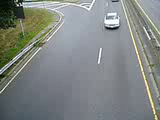
#> input picture frame 12 of Computer_Vision/data/traffic.mp4, 160 x 120 px
$ jupyter execute --allow-errors 10_video_processing.ipynb
#> lines starting #> are read from the running program, lines starting #| are printed output that depends on the picture; after the words box and inside, x2 and y2 are one past the last pixel; in counts of white or black regions, pixels touching at a corner belong together
#> further down, frame is the input picture: shape (120, 160, 3); mean B, G, R 131, 133.9, 128.7
# Computer vision - Week_10 - Video processing

[cell 1]
import time, numpy as np
import matplotlib.pyplot as plt
import matplotlib.patches as patches
# from skimage import draw
from IPython import display
from skimage import morphology
# from IPython.display import Video
from skimage.color import rgb2gray
import skimage
from skimage.measure import label
# from skimage.measure import regionprops
import cv2

plt.rc('font', **{'family' : 'DejaVu Sans', 'weight' : 'normal'})
plt.rcParams['font.size'] = 18

## How to work video

cv2.VideoCapture is a class in the OpenCV library that provides a convenient interface for capturing video streams, either from a video file or a live camera feed. It is commonly used in computer vision and image processing applications for tasks such as video analysis, object tracking, and real-time image processing.

**Methods**:
1. read() method:
The read() method reads the next frame from the video source.
It returns a boolean value (True if a frame is successfully read, False otherwise) and the actual frame.
Example:
`ret, frame = cap.read()`
2. get(propId) method:
The get method is used to retrieve various properties of the video capture, such as frame width, frame height, frames per second (fps), etc.
It takes a property identifier (propId) as an argument, and returns the corresponding property value.
Example:
`frame_width = int(cap.get(cv2.CAP_PROP_FRAME_WIDTH))`
3. set(propId, value) method:
The set method is used to set the value of a specific property.
It takes a property identifier (propId) and the desired value.
Example:
`cap.set(cv2.CAP_PROP_POS_FRAMES, 30)`
4. release() method:
The release() method is used to release the video capture object and close the associated video source (file or camera).

[cell 2]
# Uncomment and use one of the following lines to choose the video source:

# Use a pre-recorded video file (replace "data/traffic.mp4" with the path to your video file)
cap = cv2.VideoCapture('data/traffic.mp4')

# Use the built-in camera (0 represents the default camera)
# cap = cv2.VideoCapture(0)

# If you're a Mac user with an iPhone, you might want to use the second camera (1 represents the second camera)
# cap = cv2.VideoCapture(1)

### Get video information

List of possible info you can get from VideoCapture.

cv2.CAP_PROP_POS_MSEC: Current position of the video file in milliseconds.
cv2.CAP_PROP_POS_FRAMES: Index of the next frame to be captured.
cv2.CAP_PROP_POS_AVI_RATIO: Relative position of the video file (0 for the start, 1 for the end).
cv2.CAP_PROP_FRAME_WIDTH: Width of the frames in the video.
cv2.CAP_PROP_FRAME_HEIGHT: Height of the frames in the video.
cv2.CAP_PROP_FPS: Frames per second in the video.
cv2.CAP_PROP_FOURCC: 4-character code of codec.
cv2.CAP_PROP_FRAME_COUNT: Total number of frames in the video.
cv2.CAP_PROP_BRIGHTNESS: Brightness of the image (only for cameras).
cv2.CAP_PROP_CONTRAST: Contrast of the image (only for cameras).
cv2.CAP_PROP_SATURATION: Saturation of the image (only for cameras).
cv2.CAP_PROP_HUE: Hue of the image (only for cameras).
cv2.CAP_PROP_GAIN: Gain of the image (only for cameras).
cv2.CAP_PROP_EXPOSURE: Exposure of the image (only for cameras).

[cell 3]
# Get the frame width of the video
frame_width = int(cap.get(cv2.CAP_PROP_FRAME_WIDTH))

# Get the frame height of the video
frame_height = int(cap.get(cv2.CAP_PROP_FRAME_HEIGHT))

# Get the total number of frames in the video
length = int(cap.get(cv2.CAP_PROP_FRAME_COUNT))

# Get the frames per second (fps) of the video
fps = cap.get(cv2.CAP_PROP_FPS)

# Print the obtained video properties
print("Frame width:", frame_width)
print("Frame height:", frame_height)
print("Length (frames count):", length)
print("Frames per second:", fps)

### Video preview
#### In jupyter notebook

#> (a cell that did not finish here is left out)

#### In OS window

[cell 5]
# Check if the video capture object is successfully opened
if not cap.isOpened():
    print("Error: Could not open video file.")
    exit()

# Get the frames per second (fps) of the video
fps = cap.get(cv2.CAP_PROP_FPS)

# Create a window to display the frames
cv2.namedWindow('Video Preview', cv2.WINDOW_NORMAL)

while True:
    # Read a frame from the video
    ret, frame = cap.read()
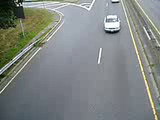
#> input picture frame 13 of Computer_Vision/data/traffic.mp4, 160 x 120 px
#> frame is the input picture: shape (120, 160, 3); mean B, G, R 131.1, 133.9, 128.8

    # If the frame is not read successfully, break the loop
    if not ret:
        break

    # Display the frame
    cv2.imshow('Video Preview', frame)

    # Exit if the 'Esc' key is pressed
    if cv2.waitKey(int(1000 / fps)) & 0xFF == 27:
        # cap.release()
        # cv2.destroyAllWSindows()
#> (key q is pressed here)
        break

# Release the video capture object and close the window
# cap.release()
cv2.destroyAllWindows()

[cell 6]
# Clear Video capture
cap.release()

#### Support function for both types

[cell 7]
# Add text overlay into video frame
def add_text_to_frame(frame, text, position=(30, 30), font=cv2.FONT_HERSHEY_SIMPLEX, font_scale=0.3, color=(0, 255, 0), thickness=1):
    """
    Add text to a frame.

    Parameters:
    - frame (numpy.ndarray): Input frame.
    - text (str): Text to be added to the frame.
    - position (tuple): Position of the text (x, y).
    - font (int): Font type.
    - font_scale (float): Font scale.
    - color (tuple): Text color (B, G, R).
    - thickness (int): Text thickness.

    Returns:
    - numpy.ndarray: Frame with added text.
    """
#> called with text = 'FRAME: 0', position = (5, 10), font = 0, font_scale = 0.3, color = (0, 255, 0), thickness = 1
    frame_with_text = frame.copy()
    cv2.putText(frame_with_text, text, position, font, font_scale, color, thickness)
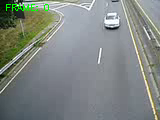
#> frame_with_text: shape (120, 160, 3); 0.55% of pixels changed, all inside (x1, y1, x2, y2) = (6, 4, 49, 11)
    return frame_with_text

[cell 8]
def preview_video(capture_path, env='window', info=True):
    """
    Preview a video from the specified capture path.

    Parameters:
    - capture_path (str): Path to the video file.
    - env (str): Environment for preview. Possible values: 'window' or 'jupyter'.

    Returns:
    - None
    """
    # Open the video capture object
    cap = cv2.VideoCapture(capture_path)
    frame_width = int(cap.get(cv2.CAP_PROP_FRAME_WIDTH))
    frame_height = int(cap.get(cv2.CAP_PROP_FRAME_HEIGHT))
    length = int(cap.get(cv2.CAP_PROP_FRAME_COUNT))
    fps = cap.get(cv2.CAP_PROP_FPS)

    print("Frame width:", frame_width)
    print("Frame height:", frame_height)
    print("Length (frames count):", length)
    print("Frames per second:", fps)

    # Check if the video capture object is successfully opened
    if not cap.isOpened():
        print("Error: Could not open video file.")
        exit()

    # Get the frames per second (fps) of the video
    fps = cap.get(cv2.CAP_PROP_FPS)

    frame_index = 0  # Variable to keep track of the current frame index

    if env == 'window':
        # Create a window to display the frames
        cv2.namedWindow('Video Preview', cv2.WINDOW_NORMAL)

        while True:
            # Read a frame from the video
            ret, frame = cap.read()

            # If the frame is not read successfully, break the loop
            if not ret:
                break
            if info:
                frame = add_text_to_frame(frame, "FRAME: {}".format(frame_index), position=(5,10))

            # Display the frame
            cv2.imshow('Video Preview', frame)


            # Increment the frame index
            frame_index += 1

            # Exit if the 'Esc' key is pressed
            if cv2.waitKey(int(1000 / fps)) & 0xFF == 27:
#> (key q is pressed here)
                break

        # Release the video capture object and close the window
        cap.release()
        cv2.destroyAllWindows()

    elif env == 'jupyter':
        while cap.isOpened():
            ret, frame = cap.read()

            # If the frame is not read successfully, break the loop
            if not ret:
                break

            # Display the frame index
            # print("Frame Index:", frame_index)
            if info:
                frame = add_text_to_frame(frame, "FRAME: {}".format(frame_index), position=(5,10))
            plt.imshow(frame)
            plt.draw()
            display.clear_output(wait=True)
            display.display(plt.gcf())
            time.sleep(0.01)

            # Increment the frame index
            frame_index += 1

    else:
        print("Error: Invalid environment. Supported values are 'window' or 'jupyter'.")
        exit()

[cell 9]
# Example usage:
# Specify the path to your video file and the desired environment ('window' or 'jupyter')
video_path = 'data/traffic.mp4'
# preview_video(0, env='window')
preview_video(video_path, env='window')

[cell 10]
cap.release()

## Object detection
Introducing our image analysis solution! In this demonstration, we've crafted a powerful function designed to detect dynamic changes within images. The methodology involves subtracting frames containing objects, such as cars, from a background frame, revealing the distinct differences that represent the objects of interest.

This innovative approach is particularly useful for identifying moving objects in a video stream, providing a foundation for tasks like object tracking or anomaly detection. While the function can be applied iteratively across frames for real-time applications, this implementation example focuses on a single iteration for clarity and ease of understanding.

Unlock the potential of image differencing and witness the seamless extraction of objects from their surroundings. Dive into the realm of computer vision with our solution, where subtle variations between frames pave the way for robust object detection and analysis.
### Define specific frames

[cell 11]
cap = cv2.VideoCapture('data/traffic.mp4')

# Set the position of the video capture to frame 119 (change the frame number accordingly)
cap.set(cv2.CAP_PROP_POS_FRAMES, 119)

# Read the frame at position 119, which will be used as the background image
_, background_image = cap.read()
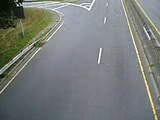
#> input picture frame 119 of Computer_Vision/data/traffic.mp4, 160 x 120 px
#> background_image is the input picture: shape (120, 160, 3); mean B, G, R 122.7, 124.7, 120.3

# Set the position of the video capture to frame 23 (change the frame number accordingly)
cap.set(cv2.CAP_PROP_POS_FRAMES, 23)

# Read the frame at position 23, which will be used as the test frame with cars
_, image_with_cars = cap.read()
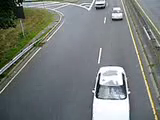
#> input picture frame 23 of Computer_Vision/data/traffic.mp4, 160 x 120 px
#> image_with_cars is the input picture: shape (120, 160, 3); mean B, G, R 122.1, 124.5, 119.5

# Display the background and test frames side by side using matplotlib
plt.figure(figsize=(15, 10))
#> (this line was passed over: IPython is not available in this run)

# Plotting the background image
plt.subplot(121)
#> (this line was passed over: IPython is not available in this run)
plt.title("Background")
#> (this line was passed over: IPython is not available in this run)
plt.imshow(background_image)
#> (this line was passed over: IPython is not available in this run)

# Plotting the test frame with cars
plt.subplot(122)
#> (this line was passed over: IPython is not available in this run)
plt.title("Test frame")
plt.imshow(image_with_cars)

# Show the matplotlib plot
plt.show()

# Close the video capture object
cap.release()

$ run again, starting later in the video
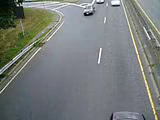
#> input picture frame 54 of Computer_Vision/data/traffic.mp4, 160 x 120 px
#> frame is the input picture: shape (120, 160, 3); mean B, G, R 122.3, 124.5, 119.8
#> frame_with_text: shape (120, 160, 3); 0.55% of pixels changed, all inside (x1, y1, x2, y2) = (6, 4, 49, 11)
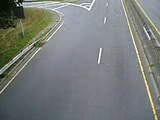
#> input picture frame 119 of Computer_Vision/data/traffic.mp4, 160 x 120 px
#> background_image is the input picture: shape (120, 160, 3); mean B, G, R 122.7, 124.7, 120.3
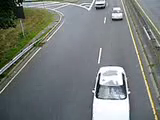
#> input picture frame 23 of Computer_Vision/data/traffic.mp4, 160 x 120 px
#> image_with_cars is the input picture: shape (120, 160, 3); mean B, G, R 122.1, 124.5, 119.5

$ run again, starting later in the video
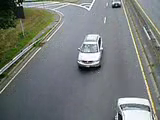
#> input picture frame 96 of Computer_Vision/data/traffic.mp4, 160 x 120 px
#> frame is the input picture: shape (120, 160, 3); mean B, G, R 120.9, 123, 118.1
#> frame_with_text: shape (120, 160, 3); 0.55% of pixels changed, all inside (x1, y1, x2, y2) = (6, 4, 49, 11)
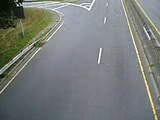
#> input picture frame 119 of Computer_Vision/data/traffic.mp4, 160 x 120 px
#> background_image is the input picture: shape (120, 160, 3); mean B, G, R 122.7, 124.7, 120.3
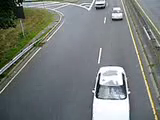
#> input picture frame 23 of Computer_Vision/data/traffic.mp4, 160 x 120 px
#> image_with_cars is the input picture: shape (120, 160, 3); mean B, G, R 122.1, 124.5, 119.5
